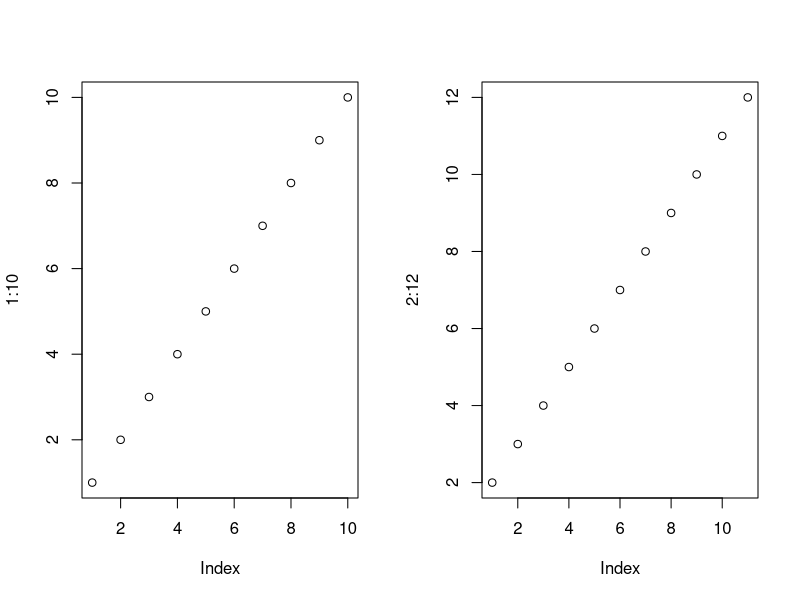
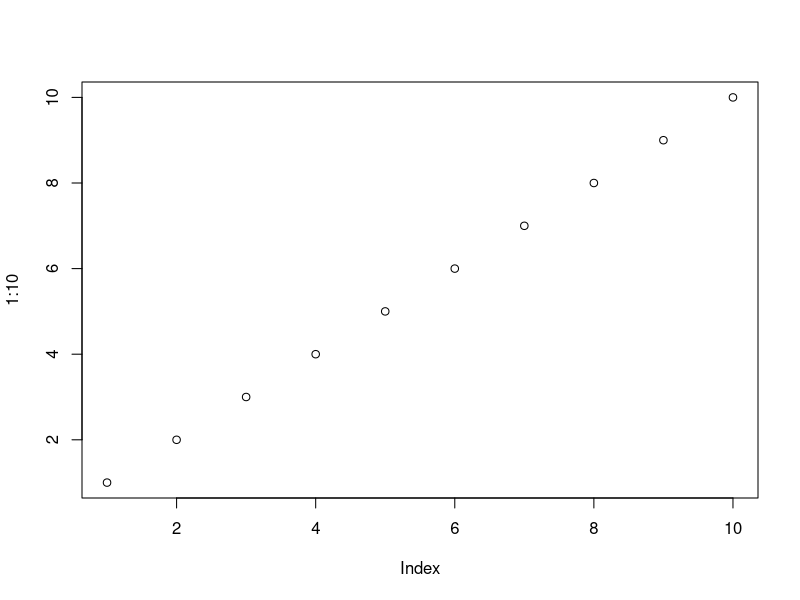
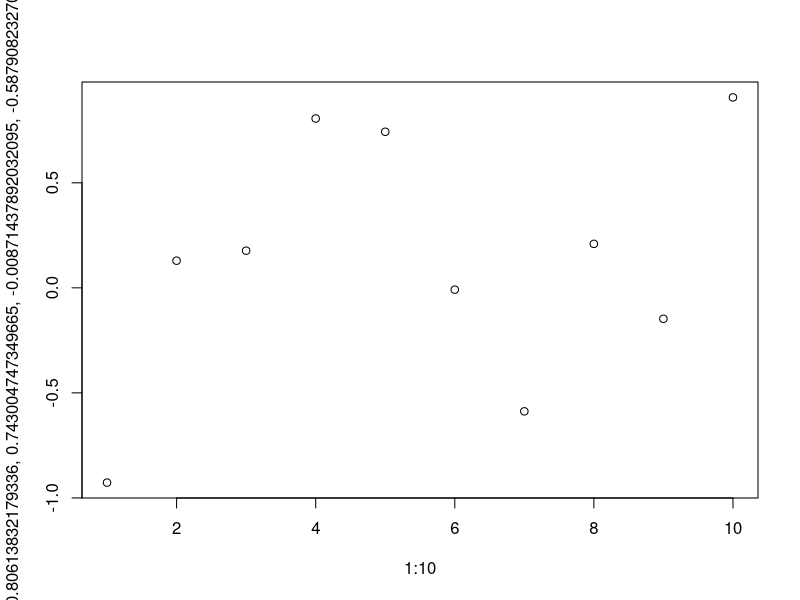

Reproduce these figures in R, in order. (Note: this script raises an error after producing the figures.)
library(checkmate)


# a -----------------------------------------------------------------------


# i don't see a problem here? maybe:
set.seed(seed = 20141012)

# wrong order and not explicitly named
x <- sample(x = c(1:10, NA), size = 20, replace = TRUE)

# wrong order maybe remove min and max since default values are used
y <- runif(n = 20, min = 0, max = 1)
y <- runif(n = 20)


# argument names not correctly and remove abbreviation for clarity
cor(x = x, y = y, use = "pairwise.complete.obs", method = "kendall")




# b ---------------------------------------------------

# lazy evaluation

# the function returns 3 because of R's principle of lazy evaluation. For the
# calculation of x + y it first tries to find the 'x' which assigns y the value
# 1 and returns 2. Since 'y' got the value 1 the sum of x and y is 3.

f1 <- function(
               x =
                 {
                   y <- 1
                   2
                 },
               y = 0)
{
  x + y
}


f1()


# Here on the otherhand y is evaluated first, which is a function argument and
# has the value 0. X is evaluatel later and has the value of 2. Therfore 0 + 2 =
# 2

f1a <- function(x =
                  {
                    y <- 1
                    2
                  },
                y = 0)
{
  y + x
}

f1a()



# Here you can see the "evaluation workflow". Fist R searches for the y = 0,
# then for the x = 2, which changes y to 1.

f1b <- function(x =
                  {
                    y <- 1
                    2
                  },
                y = 0)
{
  c(y, x, y)
}

f1b()


# c -----------------------------------------------------------------------

f2 <- function(x = z) {
  z <- 100
  x
}

f2()


# d -----------------------------------------------------------------------

# Schreiben sie eine infix-Funktion %xor% für logical-inputs die eine
# XOR-Operation (entweder-oder-aber-nicht-beides) durchführt. Überprüfen Sie
# ihre Funktion mit den folgenden Tests:



# infix function for the logical xor operation
`%xor%` <- function(x, y) {
  assert_logical(x)
  assert_logical(y)

  xor(x, y)
}

# i could of course also copy the r-base function code

`%xor%` <- function(x, y) {
  assert_logical(x)
  assert_logical(y)

  (x | y) & !(x & y)
}





# e -----------------------------------------------------------------------

# Wie kann jeweils der Zustand von options() und par() abgespeichert und
# wiederhergestellt werden?


old_par <- par()
par(mfrow = c(1, 2))
plot(1:10)
plot(2:12)
par(old_par)
plot(1:10)

# or in case par is changed within a function you can use
on.exit(par(old_par))


# same for options

old_options <- options()

# do some changes

options(old_options)

# f -----------------------------------------------------------------------

# Schreiben Sie eine Funktion die ein neues PDF-Grafikdevice öffnet, plot mit
# den übergebenen Argumenten aufruft und dann das zuvor geöffnete Grafikfenster
# wieder schließt, egal ob die übergebenen Argumente für plot funktioniert haben
# oder nicht.




# a function that opens an pdf window, plots the given arguments and closes the
# window again. plot will be saved in current working directory
plot_pdf <- function(pdf_args = NULL, plot_args = NULL) {
  assert_list(plot_args, all.missing = FALSE)

  if (is.null(pdf_args)) {
    pdf()
  } else {
    do.call(pdf, pdf_args)
  }

  do.call(plot, plot_args)
  dev.off()
}

plot_pdf(plot_args = list(x = 1:10, y = rnorm(10)))

plot_pdf()


plot(1:10)
dev.off()
# g -----------------------------------------------------------------------

# Was gibt der folgende Code zurück? Warum? Was bedeuten die drei verschiedenen
# cs in der zweiten Zeile?

c <- 10
c(c = c)

# c(name = value)
# the first c calls the function c() which combines values into vectors or lists
# the second c is the name of the object
# the third c is the value which the vector will have
